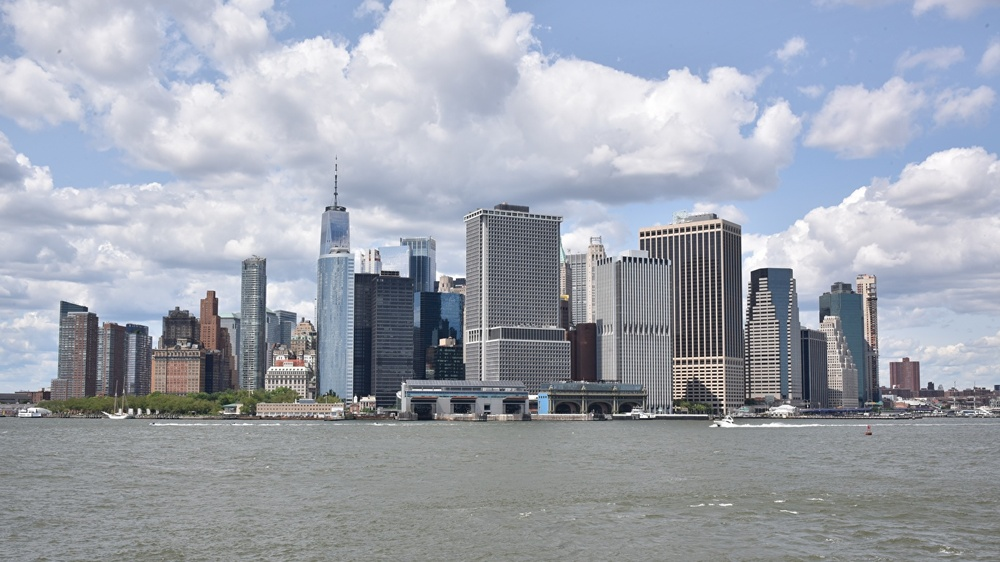
#> input picture atividade_Sobel_Canny/edificios.jpg, 1000 x 562 px, shrunk from 1366 x 768 before the run
$ python atividade_Canny_Sobel.py   (older library calls are emulated)
#> lines starting #> are read from the running program, lines starting #| are printed output that depends on the picture; after the words box and inside, x2 and y2 are one past the last pixel; in counts of white or black regions, pixels touching at a corner belong together
#Guilherme Rek Castanha

# Com base nos conceitos e fundamentos estudados sobre segmentação e detecção de bordas
# desenvolva um programa capaz de abrir uma imagem em alta definição (HD) contendo múltiplos
# edifícios.

import cv2
import numpy as np
img = cv2.imread('edificios.jpg')
#> img is the input picture: shape (562, 1000, 3); mean B, G, R 175, 164.3, 158.9
img = cv2.cvtColor(img, cv2.COLOR_BGR2GRAY)
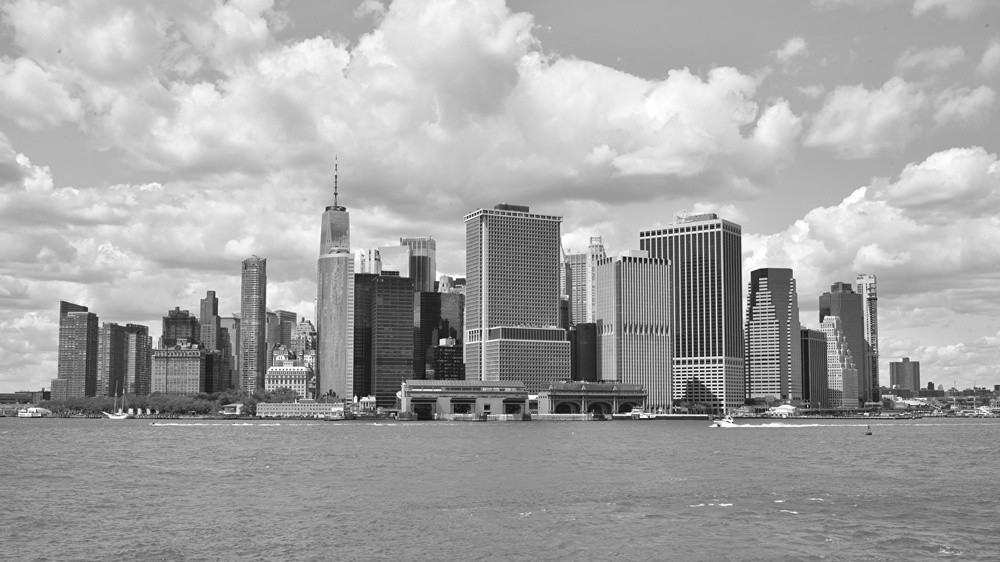
#> img: shape (562, 1000); min 1, max 255, mean 163.9

#    1. Pré-processamento: aplicar uma técnica de suavização (como o filtro Gaussiano)
# para reduzir ruídos e facilitar a detecção de bordas;

imgSuavizada = cv2.GaussianBlur(img, (17,17),0)
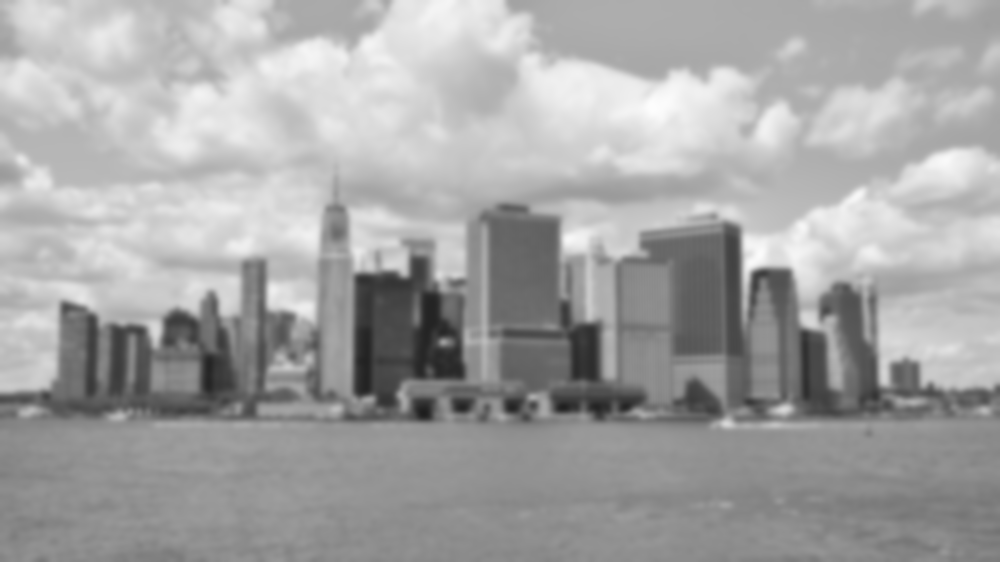
#> imgSuavizada: shape (562, 1000); min 29, max 253, mean 163.9

#    2. Detecção com Sobel: aplicar o operador de Sobel para detecção
# de bordas e salvar a imagem resultante;

sobelX = cv2.Sobel(img, cv2.CV_64F, 1, 0)
sobelY = cv2.Sobel(img, cv2.CV_64F, 0, 1)
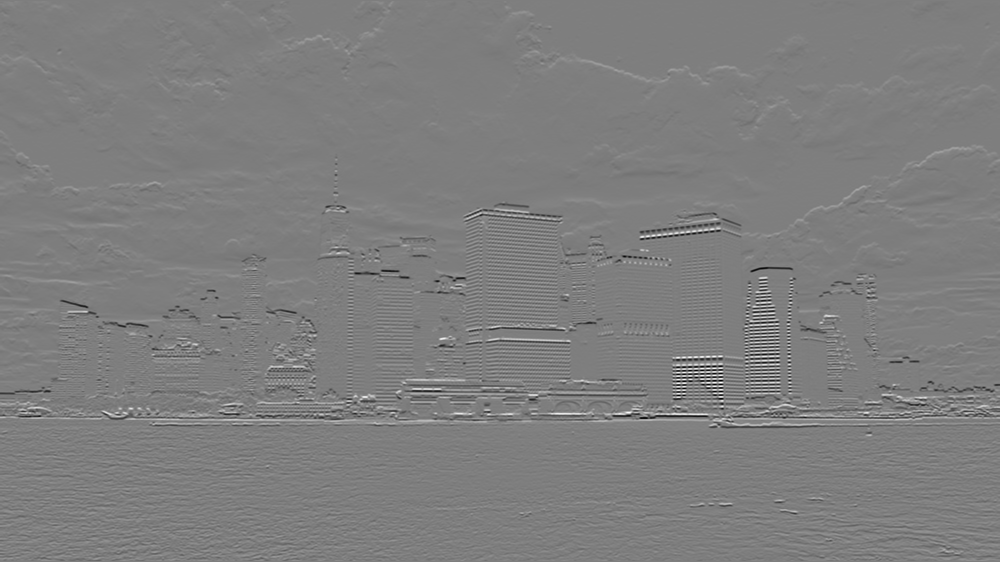
#> sobelY: shape (562, 1000) float64; min -942, max 955, mean -0.7; drawn with min black and max white

sobelX = np.uint8(np.absolute(sobelX))
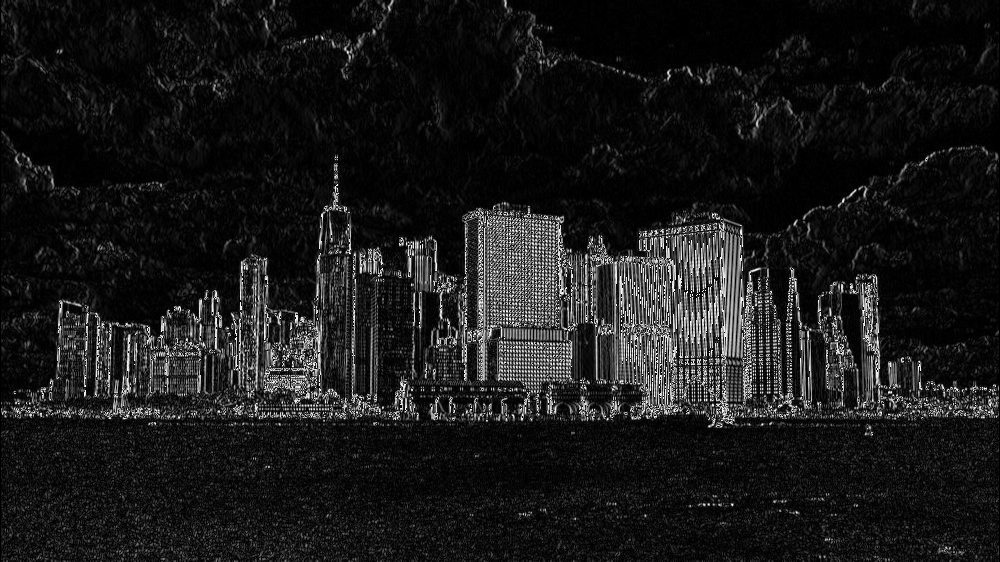
#> sobelX: shape (562, 1000); min 0, max 255, mean 25.5
sobelY = np.uint8(np.absolute(sobelY))
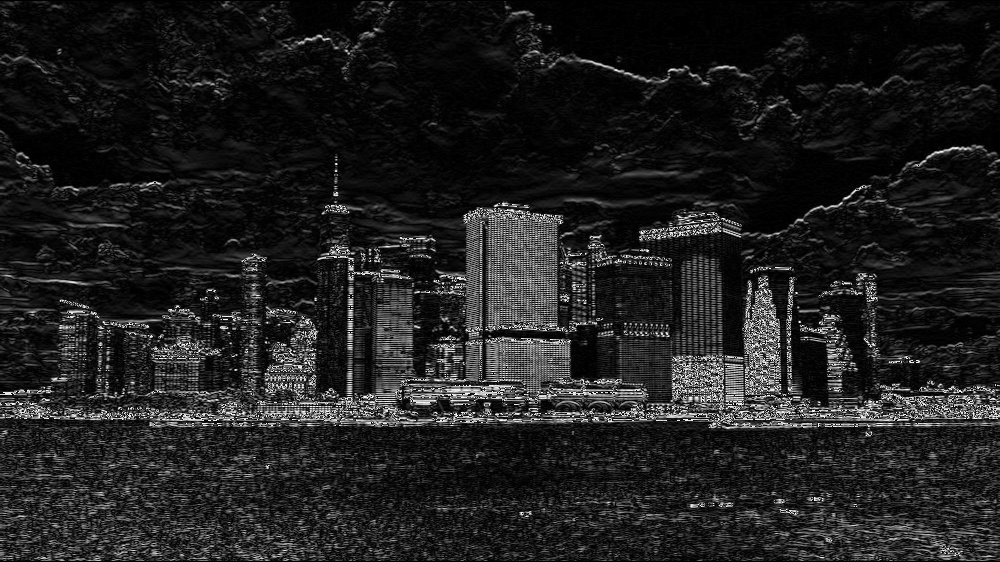
#> sobelY: shape (562, 1000); min 0, max 255, mean 31.2

sobel = cv2.bitwise_or(sobelX, sobelY)
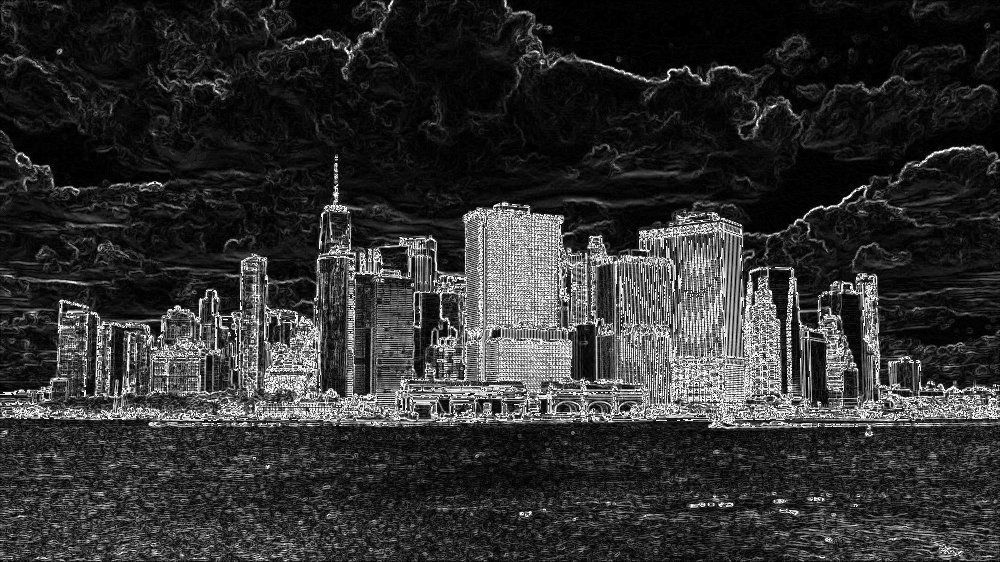
#> sobel: shape (562, 1000); min 0, max 255, mean 48.2

cv2.imshow("img", sobel)
cv2.waitKey(0)
cv2.imwrite('sobel.jpg', sobel)

#   3. Detecção com Canny: aplicar o algoritmo de Canny e salvar a respectiva imagem resultante.

canny = cv2.Canny(imgSuavizada, 40, 60)
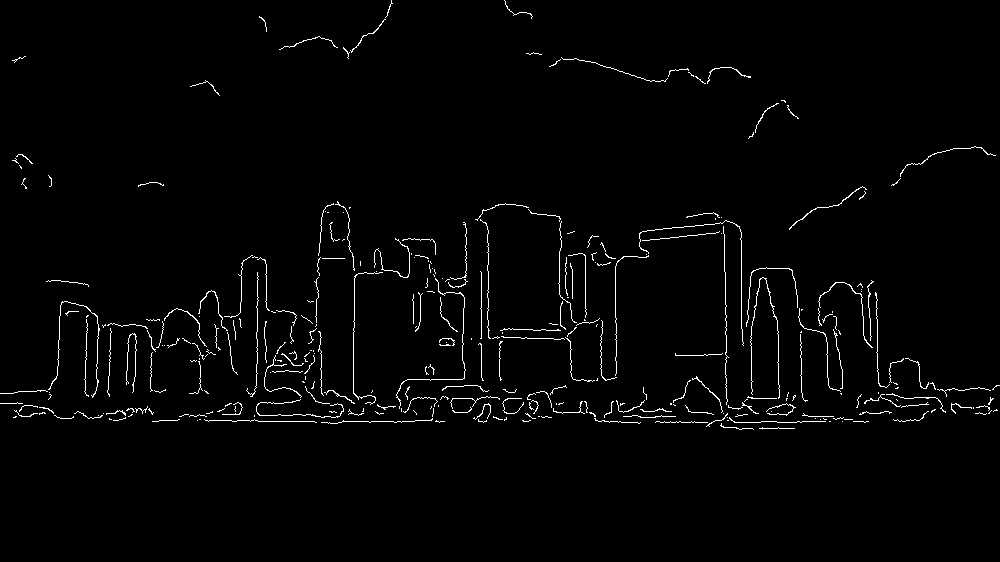
#> canny: shape (562, 1000); 1.8% white in thin lines or dots, all inside (x1, y1, x2, y2) = (0, 0, 1000, 430)
cv2.imshow("img2", canny)
cv2.waitKey(0)
cv2.imwrite('canny.jpg', canny)

#Sobel
    # É uma tecnica classica, pertencendo a familia de filtros derivativos, que são
    # projetados para realçar bordas
    # estima onde há variação luminosa de cada pixel e aponta onde há variações significativas.

#Canny
    # O Canny é um algorimo de detecção de bordas muito influente e robusto
    # Combina multiplas etapas para tentar identificar melhor as bordas verdadeiras e evitar erros
    # busca cumprir 3 criterios, baixa taxa de erro, boa localização e resposta unica.
    # desta forma, bordas reais devem ser detectadas e os ruidos eliminados
    # a borda que é detectada deve ser o mais proximo da borda real da imagem
    # apenas uma resposta por borda
